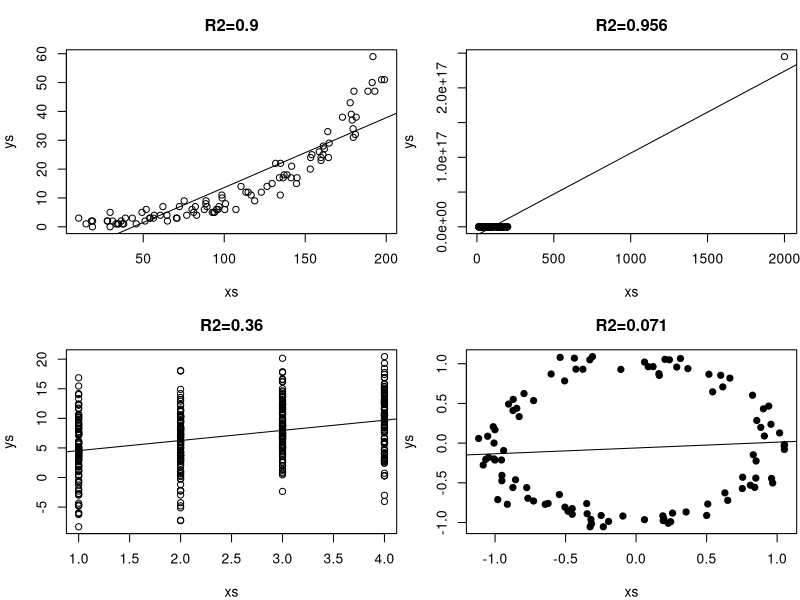

Here is the R script that generated this plot:
#illustrating misleading R^2 as a measure of quality of fit 

png(file="Fig4ReadMe.png")

par(mfrow=c(2,2),mar=c(4,4,3,0.2))
set.seed(123)
n<-100
xs<-runif(n,10,200)
Eys<-exp(0.04+0.02*xs)
ys<-rpois(n,Eys)
plot(ys~xs,main=paste0("R2=",round(cor(ys,xs),3)))
abline(lm(ys~xs))


n<-100
xs<-c(runif(n,10,200),2000)
Eys<-exp(0.04+0.02*xs)
ys<-rpois(n+1,Eys)
plot(ys~xs,main=paste0("R2=",round(cor(ys,xs),3)))
abline(lm(ys~xs))


xs<-rep(1:4,each=100)
Eys<-2+2*xs
ys<-rnorm(400,mean=Eys,sd=5)
plot(ys~xs,main=paste0("R2=",round(cor(ys,xs),3)))
abline(lm(ys~xs))

# Setting up the parameters for the circle
radius <- 1
n_points <- 1000
# Generating points around the circle
theta <- seq(0, 2 * pi, length.out = n_points)
x <- radius * cos(theta)
y <- radius * sin(theta)
# Plotting the circle
#plot(x, y, type = 'l', col = 'blue', xlab = 'X', ylab = 'Y', asp = 1,
#     main = 'Circle with Points')
# Adding random points on the circle
points_on_circle <- sample(seq(1, n_points), 100)  # Randomly selecting 100 points
xs<-rnorm(100,mean=x[points_on_circle],sd=0.08)
ys<-rnorm(100,mean=y[points_on_circle],sd=0.08)
plot(xs,ys, pch = 19,main=paste0("R2=",round(cor(ys,xs),3)))
abline(lm(ys~xs))

dev.off()
